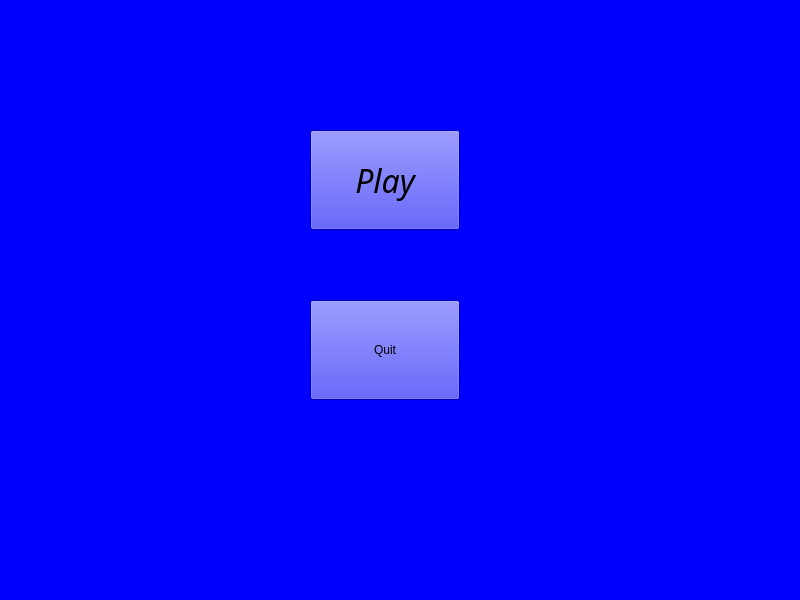
<?xml version="1.0" encoding="UTF-8"?>
<ui version="4.0">
 <class>gameUi</class>
 <widget class="QWidget" name="gameUi">
  <property name="geometry">
   <rect>
    <x>0</x>
    <y>0</y>
    <width>800</width>
    <height>600</height>
   </rect>
  </property>
  <property name="windowTitle">
   <string>Form</string>
  </property>
  <property name="styleSheet">
   <string notr="true">background-color:rgb(0, 0, 255)</string>
  </property>
  <widget class="QPushButton" name="pBtnPlay">
   <property name="geometry">
    <rect>
     <x>310</x>
     <y>130</y>
     <width>150</width>
     <height>100</height>
    </rect>
   </property>
   <property name="font">
    <font>
     <family>Orbitron</family>
     <pointsize>24</pointsize>
     <weight>9</weight>
     <italic>true</italic>
     <bold>false</bold>
    </font>
   </property>
   <property name="autoFillBackground">
    <bool>false</bool>
   </property>
   <property name="styleSheet">
    <string notr="true">font: 75 italic 24pt &quot;Orbitron&quot;;
</string>
   </property>
   <property name="text">
    <string>Play</string>
   </property>
  </widget>
  <widget class="QPushButton" name="pBtnQuit">
   <property name="geometry">
    <rect>
     <x>310</x>
     <y>300</y>
     <width>150</width>
     <height>100</height>
    </rect>
   </property>
   <property name="styleSheet">
    <string notr="true">font: 75 italic 24pt &quot;Orbitron&quot;;</string>
   </property>
   <property name="text">
    <string>Quit</string>
   </property>
  </widget>
 </widget>
 <resources/>
 <connections/>
</ui>
